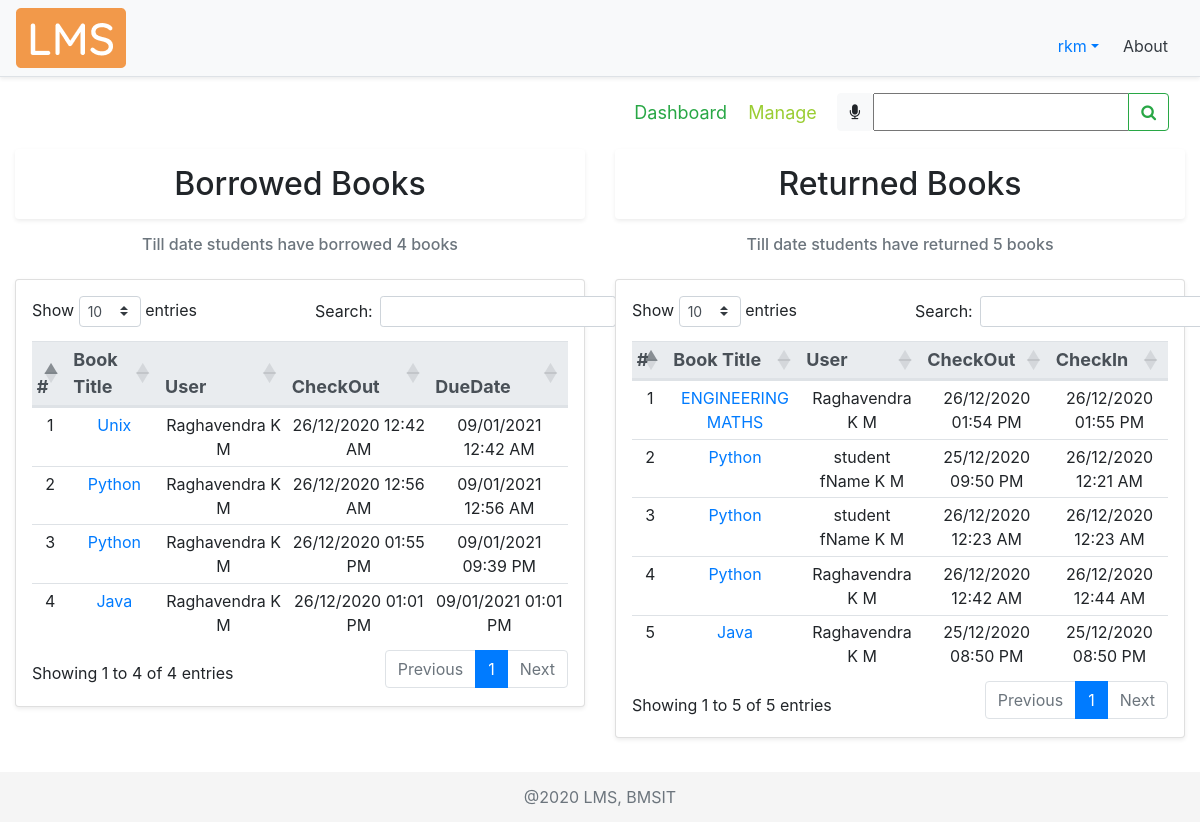
The app's page /dashboard/ (signed in), older data.
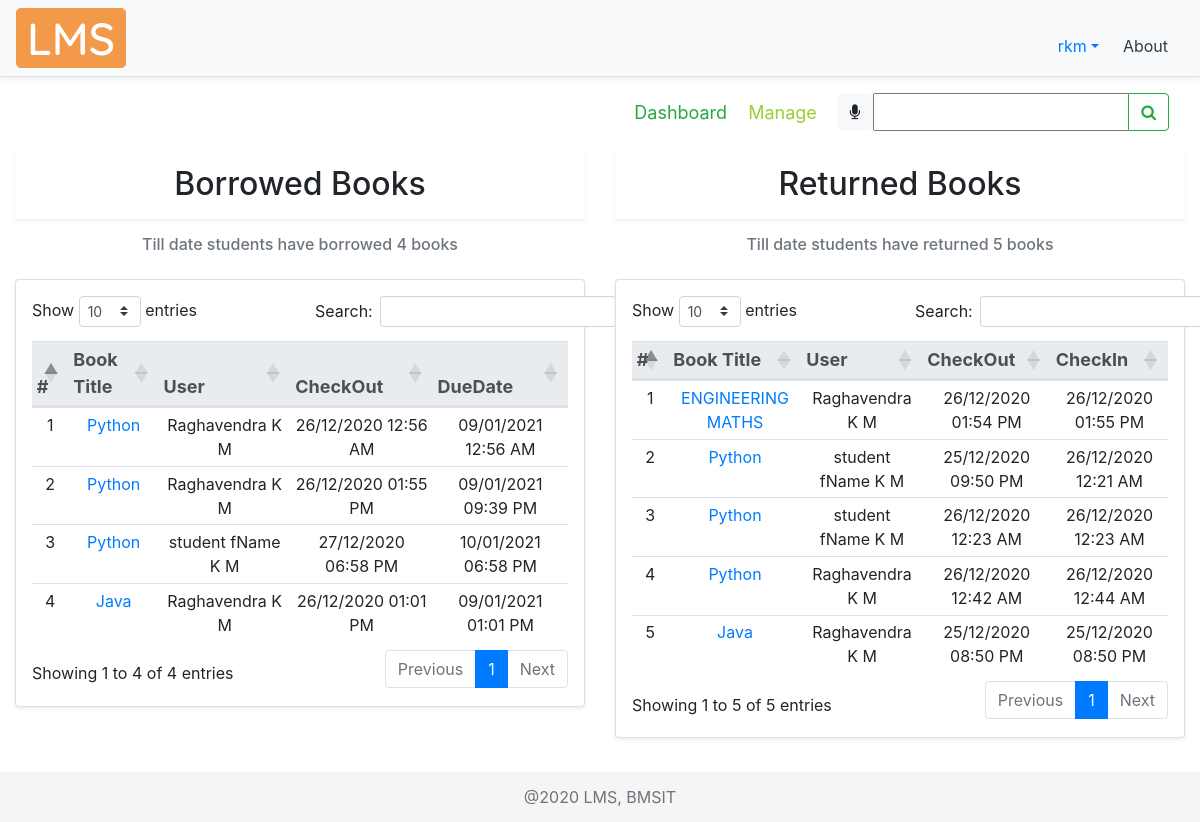
The same page, newer data.
### account/models.py (models this page shows, shortened)
class Account(AbstractBaseUser):
    COURSES = (
        ("ISE", "Information Science Engineering"),
        ("CSE", "Computer Science Engineering"),
        ("ECE", "Electronics and Communication Engineering"),
        ("ME", "Mechanical Engineering"),
        ("ETE", "Electronics and Telecommunication Engineering"),
        ("EEE", "Electrical and Electronics Engineering"),
        ("CIV", "Civil Engineering"),
        ("MCA", "Master of Computer Applications"),
        ("AI&ML", "Artificial Intelligence and Machine Learning")
    )
    SEM = (
        (1, 1),
        (2, 2),
        (3, 3),
        (4, 4),
        (5, 5),
        (6, 6),
        (7, 7),
        (8, 8),
    )
    email = models.EmailField(verbose_name="email",
                              max_length=50, unique=True, help_text="Email id")
    username = models.CharField(
        max_length=30, unique=True, help_text="Username")
    fName = models.CharField(max_length=20, help_text='First name')
    mName = models.CharField(
        max_length=20, help_text='Middle name', blank=True)
    lName = models.CharField(max_length=20, help_text='Last name', blank=True)
    streetAddr = models.CharField(
        max_length=50, help_text="Street Address", null=True)
    district = models.CharField(max_length=20, null=True, help_text="District")
    state = models.CharField(max_length=20, null=True, help_text="State")
    pinCode = models.CharField(max_length=6, null=True, help_text="PIN Code", validators=[RegexValidator(
        regex='[0-9]{6}', message="Enter a valid Postal Identification Number", code="invalid_pinCode")])
    phoneNum = models.CharField(max_length=10, null=True, blank=True, help_text="Phone number", validators=[
                                RegexValidator(regex='[0-9]{10}', message="Enter a valid Phone Number", code="invalid_phoneNum")])
    USN = models.CharField(max_length=10, null=True, unique=True, blank=True, help_text="University Serial Number", validators=[
                           RegexValidator(regex='[1-4]{1}[a-zA-Z]{2}[0-9]{2}[a-zA-Z]{2}[0-9]{3}', message="Enter a valid USN", code="invalid_USN")])
    course = models.CharField(max_length=50, null=True,
                              choices=COURSES, blank=True, help_text="Branch")
    sem = models.PositiveSmallIntegerField(
        null=True, choices=SEM, blank=True, help_text="Semester")
    salary = models.CharField(max_length=6, null=True, blank=True, help_text="Salary", validators=[
                              RegexValidator(regex='[0-9]{5,6}', message="Enter a valid Salary", code="invalid_salary")])
    date_joined = models.DateTimeField(
        verbose_name='date joined', auto_now_add=True)
    last_login = models.DateTimeField(verbose_name='last login', auto_now=True)
    is_admin = models.BooleanField(default=False)
    is_active = models.BooleanField(default=True)
    is_staff = models.BooleanField(default=False)
    is_superuser = models.BooleanField(default=False)
    USERNAME_FIELD = 'email'
    REQUIRED_FIELDS = ['username', 'fName']
    objects = MyAccountManager()

### libraryApp/models.py (models this page shows, shortened)
class BOOK(models.Model):
    GENRE = (
        ("CS", "Computer Science"),
        ("MATH", "Mathematics"),
        ("ELE", "Electronics"),
        ("TC", "Telecommunication"),
        ("CHE", "Chemistry"),
        ("PHY", "Physics"),
        ("MEC", "Mechanics"),
        ("EVS", "Environmental Science"),
        ("BIO", "Bioengineering"),
        ("BUS", "Business Skills"),
    )
    bookTitle = models.CharField(max_length=50, help_text="Book Title")
    genre = models.CharField(max_length=30, null=True,
                             choices=GENRE, help_text="Category")
    pubYear = models.CharField(
        max_length=4, null=True, help_text="Year of publication")
    isbn = models.CharField(max_length=13, null=True, unique=True,
                            help_text="International Standard Book Number")
    librarianID = models.ForeignKey(
        settings.AUTH_USER_MODEL, null=True, on_delete=models.CASCADE, help_text="Librarian ID")
    pubID = models.ForeignKey(
        PUBLISHER, null=True, on_delete=models.CASCADE, help_text="Publisher ID")
    authorID = models.ManyToManyField(AUTHOR, help_text="Authors")
    def __str__(self):
        return self.bookTitle

class BORROWEDBOOK(models.Model):
    checkOut = models.DateTimeField(
        auto_now_add=True, null=True, help_text="Check out date")
    dueDate = models.DateTimeField(null=True, blank=True, help_text="Due date")
    checkIn = models.DateTimeField(
        auto_now_add=False, null=True, blank=True, help_text="Check in date")
    userID = models.ForeignKey(
        settings.AUTH_USER_MODEL, null=True, on_delete=models.CASCADE, help_text="User ID")
    bookID = models.ForeignKey(
        BOOK, null=True, on_delete=models.CASCADE, help_text="Book ID")

### libraryApp/views.py (the view, shortened to what this page needs)
# urls.py: path('dashboard/', views.dashboard, name="dashboard"),
@login_required(login_url='signin')
def dashboard(request):
    dashboard = 'libraryApp/dashboard.html'
    myFilter = BookFilter(request.GET, queryset=BOOK.objects.all())
    if request.method == "POST":
        print(request.POST)
        return redirect(searchBook, book=request.POST['bookTitle'])
    dbActive = True
    bCount = 0
    rCount = 0
    books = BOOK.objects.all()
    bbList = []
    rbList = []
    user = request.user
    if user.is_staff:
        for i in books:
            bb = i.borrowedbook_set.all()
            if bb.exists():
                for j in bb:
                    userName = j.userID.fName + " " + j.userID.mName + " " + j.userID.lName
                    if j.checkIn is None:
                        bCount += 1
                        bbList.append(tempDashboard(
                            None, j.bookID, j.bookID.id, userName, None, None, j.checkOut, None, j.dueDate))
                    else:
                        rCount += 1
                        rbList.append(tempDashboard(
                            None, j.bookID, j.bookID.id, userName, None, None, j.checkOut, j.checkIn, None))
    context = {
        "borrowedBooks": bbList,
        "bCount": bCount,
        "returnedBooks": rbList,
        "rCount": rCount,
        "myFilter": myFilter,
        "dbActive": dbActive
    }
    return render(request, dashboard, context)

### libraryApp/templates/libraryApp/dashboard.html (shortened to what this page needs)
{% extends 'libraryApp/main.html' %}
{% load static %}
{% block content %}
<nav class="navbar">
  <div class="navbar-nav mySubMenu ml-auto">
    <nav>
      <a class="text-success" href="{% url 'dashboard' %}">Dashboard</a>
      {% if request.user.is_staff %}
        <a href="{% url 'manage' %}" title="Click here to manage books">Manage</a>
      {% endif %}
    </nav>
  </div>
  <form class="form-inline" method="POST">
    <div class="input-group">
      <div id="speech" class="btn btn-light" title="Click the mic to speak">
        <i class="fa fa-microphone" aria-hidden="true"></i>
      </div>
      {{myFilter.form}}
      <div class="input-group-append">
        <button id="searchButton" class="btn btn-outline-success" type="submit">
          <i class="fa fa-search"></i>
        </button>
      </div>
    </div>
  </form>
</nav>
<div class="row">
  <div class="col-md-6 cardMargin">
    <h2 class="text-center shadow-sm p-3 bg-white rounded">Borrowed Books</h2>
    <div class="col-md-12 mt-3">
      <h6 class="form-text text-center text-muted">
      {% if request.user.is_staff %}
        {% if bCount > 0 %}
          Till date students have borrowed {{bCount}} books
        {% else %}
          Currently, students have not borrowed any books☹
        {% endif %}
      {% else %}
      {% if bCount > 0 %}
          Till date you have borrowed {{bCount}} books
        {% else %}
          <p>Click <a href="{% url 'borrowbook' %}">here</a> to borrow books from the library</p>
        {% endif %}
      {% endif %}
      </h6>
    </div>
    <div class="card card-body shadow-sm p-3 bg-white rounded mt-4">
      <table id="dataTable1" class="table table-sm table-hover text-center">
        <thead class="thead-light threadText">
          <tr>
            <th scope="col">#</th>
            <th scope="col">Book Title</th>
            {% if request.user.is_staff %}
              <th scope="col">User</th>
            {% endif %}
            <th scope="col">CheckOut</th>
            <th scope="col">DueDate</th>
          </tr>
        </thead>
        {% for i in borrowedBooks %}
        <tr>
          <td>{{forloop.counter}}</td>
          <td><a href="{% url 'viewbook' i.bookID %}">{{i.bookTitle}}</a></td>
          {% if request.user.is_staff %}
            <td>{{i.userName}}</td>
          {% endif %}
          <td>{{i.checkOut|date:"d/m/Y h:i A"}}</td>
          <td>{{i.dueDate|date:"d/m/Y h:i A"}}</td>
        </tr>
        {% endfor %}
      </table>
    </div>
  </div>
  <br>
  <div class="col-md-6 cardMargin">
    <h2 class="text-center shadow-sm p-3 bg-white rounded">Returned Books</h2>
    <div class="col-md-12 mt-3">
      <h6 class="form-text text-center text-muted">
        Till date {% if request.user.is_staff %}
            students
          {% else %}
             you
          {% endif %} have returned {{rCount}} books
      </h6>
    </div>
    <div class="card card-body shadow-sm p-3 bg-white rounded mt-4">
      <table id="dataTable2" class="table table-sm table-hover text-center">
        <thead class="thead-light threadText text-center">
          <tr>
            <th scope="col">#</th>
            <th scope="col">Book Title</th>
            {% if request.user.is_staff %}
              <th scope="col">User</th>
            {% endif %}
            <th scope="col">CheckOut</th>
            <th scope="col">CheckIn</th>
          </tr>
        </thead>
        {% for i in returnedBooks %}
        <tr>
          <td>{{forloop.counter}}</td>
          <td><a href="{% url 'viewbook' i.bookID %}">{{i.bookTitle}}</a></td>
          {% if request.user.is_staff %}
            <td>{{i.userName}}</td>
          {% endif %}
          <td>{{i.checkOut|date:"d/m/Y h:i A"}}</td>
          <td>{{i.checkIn|date:"d/m/Y h:i A"}}</td>
        </tr>
        {% endfor %}
      </table>
    </div>
  </div>
</div>
{% endblock %}

### libraryApp/templates/libraryApp/main.html (shortened to what this page needs)
{% load static %}
<!DOCTYPE html>
<html lang="en">
  <head>
    <link
      rel="stylesheet"
      href="https://cdn.jsdelivr.net/npm/bootstrap@4.5.3/dist/css/bootstrap.min.css"
    />
    <link
      rel="stylesheet"
      href="https://stackpath.bootstrapcdn.com/font-awesome/4.7.0/css/font-awesome.min.css"
    />
    <link rel="stylesheet" href="{% static '/css/main.css' %}" />
    <link
      rel="stylesheet"
      href="https://cdn.datatables.net/1.10.22/css/dataTables.bootstrap4.min.css"
    />
  </head>
  <body>
    {% include 'libraryApp/navbar.html' %}
    <div class="container-fluid">{% block content %} {% endblock %}</div>
    <br />
    <footer class="footer">
      <div class="container text-center">
        <span class="text-muted">@2020 LMS, BMSIT</span>
      </div>
    </footer>
  </body>
</html>

### libraryApp/templates/libraryApp/navbar.html (shortened to what this page needs)
{% load static %}
    <div class="d-flex flex-column flex-md-row align-items-center p-2 px-md-3 mb-2 bg-light border-bottom shadow-sm">
      <img class="logo my-0 mr-md-auto font-weight-normal" src="{% static '/img/lms.png' %}" alt="LMS Logo">
        <nav class="nav mt-3 mr-2">
            <div class="nav-item dropdown">
              <a class="nav-link dropdown-toggle" data-toggle="dropdown" role="button">{{request.user.username}}</a>
            </div>
            <a class="p-2 text-dark" href="{% url 'about' %}">About</a>
        </nav>
    </div>

### static/css/main.css (style rules this page uses)
html { position: relative; min-height: 100%; }
body { margin-bottom: 60px; background-color: #fff; }
.footer { position: absolute; bottom: 0; width: 100%; height: 50px; line-height: 50px; background-color: #f5f5f5; }
.cardMargin { margin-top: 10px; }
.mySubMenu { margin-right: 10px; padding: 2px; font-size: large; }
.mySubMenu a { padding-left: 8px; padding-right: 8px; color: yellowgreen; }

### libraryApp/templates/libraryApp/main.html (style rules this page uses)
.threadText { font-size: 18px; padding: 5px; margin: 5px; }

Row changes from the older to the newer data that the page shows:
removed BOOK: bookTitle "Unix"
removed BORROWEDBOOK: checkOut "26/12/2020 12:42 AM", dueDate "09/01/2021 12:42 AM"
added BORROWEDBOOK: checkOut "27/12/2020 06:58 PM", dueDate "10/01/2021 06:58 PM"
Text that changed along with them:
new list line: "3 student fName K M"
new list line: "Python"
list line gone: "1 Raghavendra K M"
